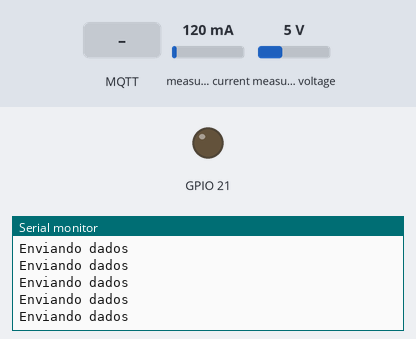
Simulated run of this sketch. Board: ESP32. Shown: output pins drawn as LEDs (lit = HIGH), the last lines printed to the serial monitor. The inputs (shaded band) are chosen by the test bench; at power-on: measured current 120 mA, measured voltage 5 V. WiFi joins after 1.5 s; servers stay silent unless stated; no MQTT or app messages arrive unless stated.

Above: at 3.7 s.
3.8 s: MQTT message "LIGAR" arrives on the first subscribed topic
At 4.13 s:
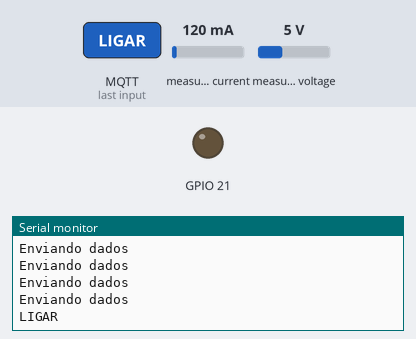
5.4 s: MQTT message "DESLIGAR" arrives on the first subscribed topic
At 5.74 s:
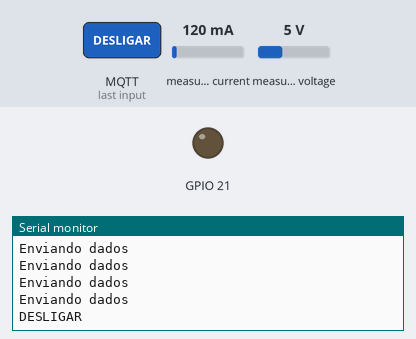
7.0 s: MQTT message "i" arrives on the first subscribed topic
At 7.16 s:
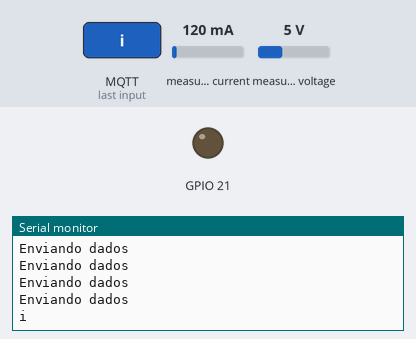

The sketch:

Main.ino
```cpp
#include <PubSubClient.h>
#include <WiFi.h>
#include <HTTPClient.h>
#include <HTTPUpdate.h>
#include "EmonLib.h"

int fimSetup;

void setup() {

  Serial.begin(115200);
  Serial.println(WiFi.macAddress());
  configurarSensores();
  conectarWifi();
  conectarMQTT();
  pinMode(21, OUTPUT);
  pinMode(33, INPUT);
  pinMode(34, INPUT);
}

void loop() {

  leitura();
  checaConexaoWiFi();
  checaConexaoMQTT();

}
```

MQTT.ino
```cpp
#define ID_DEVICE "Esp_XXX_rec" //Nome do Dispositivo (deve ser um nome único)

const char *USUARIO = "";                  // Usuário do MQTT
const char *SENHA = "";                  // Senha do MQTT
const char *BROKER_MQTT = ""; // URL do broker MQTT
int BROKER_PORT = 5903;                          // Porta do Broker MQTT

String id = "-1";                                // Id do dispositivo
String versaoFW = "1.12";                        // Id do dispositivo

WiFiClient espClient;         // Cria o objeto espClient
PubSubClient MQTT(espClient); // Instancia o Cliente MQTT passando o objeto espClie

void conectarMQTT()
{

  MQTT.setServer(BROKER_MQTT, BROKER_PORT);
  MQTT.setCallback(resposta_mqtt);
  while (!MQTT.connected())
  {
    if (MQTT.connect(ID_DEVICE, USUARIO, SENHA))
    {
      Serial.println("Conectado com sucesso ao broker MQTT!");
      String topicoCallback = "/dispositivos/" + WiFi.macAddress();
      Serial.println(topicoCallback);
      MQTT.subscribe(topicoCallback.c_str());
    }
    else
    {
      Serial.println("Falha ao reconectar no broker.");
      Serial.println("Havera nova tentativa de conexao em 2s");
      delay(2000);
    }
  }
}

void resposta_mqtt(char *topic, byte *payload, unsigned int length)
{
  String msg;
  for (int i = 0; i < length; i++)
  {
    char c = (char)payload[i];
    msg += c;
  }
    Serial.println(msg);
  switch (msg[0]) {
    case 'a':{
      atualizar(msg.substring(1));
      break;}
    case 'o':{
      atuar(msg.substring(1,3).toInt(), msg.substring(3));
      break;}
    case 't':{
     Serial.println(topic);
      break;}
    case 'c':{
      String topicoCallback = "dispositivos/teste";
      MQTT.subscribe(topicoCallback.c_str());
      Serial.println("trocando topico");
      break;}
    case 'v':{
      Serial.println("Versão do FW:" + versaoFW);
      String VersaoTopico = "dispositivos/"+WiFi.macAddress()+"/versao";
      MQTT.publish(VersaoTopico.c_str(), versaoFW.c_str());
      break;}
    case 'i':{
      int id_received = msg.substring(1).toInt();
      if(id_received != 0) {
        id = id_received;
        Serial.println(id);
      }
      break;}
  }
}

void enviarMQTT(const char *topico, String mensagem)
{
  char cMensagem[100];
  mensagem.toCharArray(cMensagem, 100);
  Serial.println("Enviando dados");
  MQTT.publish(topico, cMensagem);
}

void checaConexaoMQTT()
{
  if (!MQTT.connected())
    conectarMQTT();
  MQTT.loop();
}
```

Monitoramento.ino
```cpp
// Obriga a utilização de 10 bits pela biblioteca EmonLib
#define ADC_BITS    10
#define ADC_COUNTS  (1<<ADC_BITS)

EnergyMonitor emon1;


void configurarSensores() {

  emon1.voltage(34, 133, 1.7);
  emon1.current(33, 30);
  delay(1000);

}

void leitura() {
  emon1.calcVI(20, 2000);
  enviarDadosMQTT(emon1.Vrms, emon1.Irms, 33, 32);

}

void enviarDadosMQTT(float t, float c, int pt, int pc) {

  String mensagem;
  String mac = "\"" + WiFi.macAddress() + "\"";
  mensagem = "{\"mac\": " + mac + ",\"c\": " + (String) c + ",\"pc\":" + (String) pc +
  ",\"t\": " + (String) t + ",\"pt\":" + (String) pt + "}";
  enviarMQTT("/dispositivos/medicoes", mensagem);
}

void enviarDadosMQTT(float c, int pc) {

  String mensagem;
  String mac = "\"" + WiFi.macAddress() + "\"";
  mensagem = "{\"mac\": " + mac +",\"c\": " + (String) c + ",\"pc\":" + (String) pc + "}";
  enviarMQTT("/dispositivos/medicoes", mensagem);
}

void enviarDadosMQTT(float c1, float c2, float c3, int pc1, int pc2, int pc3) {

  String mensagem;
  String mac = "\"" + WiFi.macAddress() + "\"";
  mensagem = "{\"mac\": " + mac +",\"c1\": " + (String) c1 + ",\"pc1\":" + (String) pc1
    + ",\"c2\": " + (String) c2 + ",\"pc2\":" + (String) pc2 +
    + ",\"c3\": " + (String) c3 + ",\"pc3\":" + (String) pc3 +
    "}";
  enviarMQTT("/dispositivos/trifasicos/medicoes", mensagem);
}

void enviarDadosMQTT(float t1, float c1, float t2, float c2, float t3, float c3, int pt1, int pc1, int pt2,int pc2, int pt3,int pc3) {

  String mensagem;
  String mac = "\"" + WiFi.macAddress() + "\"";
  mensagem = "{\"mac\": " + mac +",\"c1\": " + (String) c1 + ", \"t1\": "
    + (String) t1 + ",\"pt1\":" + (String) pt1 + ",\"pc1\":" + (String) pc1
    + ",\"c2\": " + (String) c2 + ", \"t2\": "
    + (String) t2 + ",\"pt2\":" + (String) pt2 + ",\"pc2\":" + (String) pc2 +
    + ",\"c3\": " + (String) c3 + ", \"t3\": "
    + (String) t3 + ",\"pt3\":" + (String) pt3 + ",\"pc3\":" + (String) pc3 +
    "}";
  enviarMQTT("/dispositivos/trifasicos/medicoes", mensagem);
}
```

Operacao.ino
```cpp
void atualizar(String url)
{
  WiFiClient client;
  t_httpUpdate_return ret = httpUpdate.update(client, url, "1.0");
}

void atuar(int porta, String acao)
{
  if(acao == "LIGAR") {
    digitalWrite(porta, HIGH);
  }
  if(acao == "DESLIGAR") {
    digitalWrite(porta, LOW);
  }
}
```

Wifi.ino
```cpp
const char* ssid = "wifi-casa";
const char* password =  "123lucas123";

void conectarWifi() {

  Serial.print("Conectando a ");
  Serial.println(ssid);
  WiFi.begin(ssid, password);
  while (WiFi.status() != WL_CONNECTED) {
    delay(500);
    Serial.print(".");
  }
  Serial.println("");
  Serial.println("WiFi Conectado");
  Serial.println("Endereço de IP: ");
  Serial.println(WiFi.localIP());
  Serial.println("MAC: ");
  Serial.println(WiFi.macAddress());
}

void checaConexaoWiFi() {

  if (WiFi.status() != WL_CONNECTED) {
    Serial.println("WiFi Desconectado");
    conectarWifi();
  }


}
```

Measured:
- after the input at 3.8 s, the serial monitor: prints a new line after 0.17 s (image 1)
- after the input at 5.4 s, the serial monitor: prints a new line after 0.19 s (image 2)
- after the input at 7.0 s, the serial monitor: prints a new line at once (image 3)
